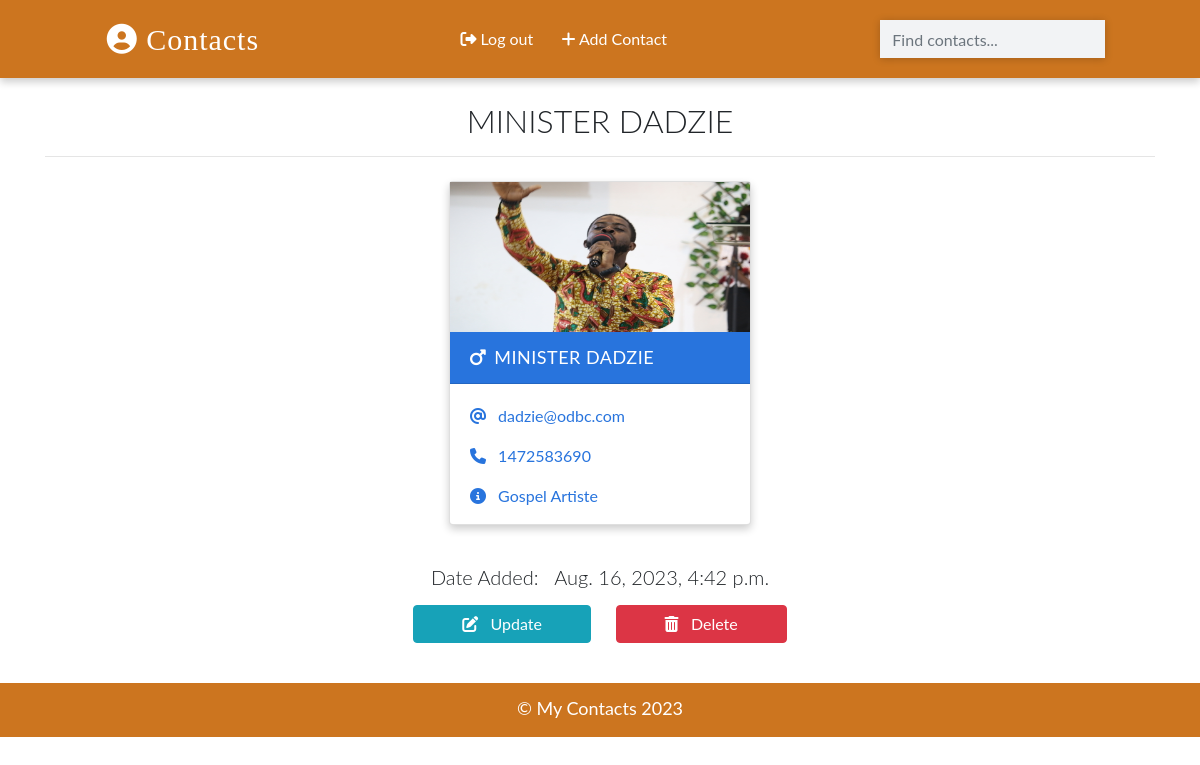
Page /details/3 (signed in) on the committed database.
### app/models.py (models this page shows, shortened)
class Contact(models.Model):
    manager = models.ForeignKey(User, on_delete=models.CASCADE, default=None)
    name = models.CharField(max_length=50)
    email =  models.EmailField(max_length=254)
    phone = models.IntegerField()
    info = models.CharField(max_length=50)
    image = models.ImageField(upload_to='images/', blank=True)
    gender = models.CharField(max_length=50, choices=(
        ('male', 'Male'),
        ('female', 'Female'),
        ('other', 'Other'),
    ))
    date = models.DateTimeField(default=datetime.now)
    class Meta:
        ordering = ['-id']

### app/views.py (the view)
# urls.py: path('details/<int:pk>', views.ContactDetailView.as_view(), name='detail'),
class ContactDetailView(LoginRequiredMixin ,DetailView):
    template_name = 'detail.html'
    model = Contact
    context_object_name = 'contact'

### templates/detail.html (shortened to what this page needs)
{% extends 'base.html' %}
{% load static %}
{% block content %}
{% if contact.manager == request.user %}
<div class="container">
  <h2 class="heading font-weight-light text-center">{{contact.name}}</h2>
  <hr />
</div>
<div class="container main-part">
  {% if  contact%}
      <div class="card my-2 boy-card {% if 'detail' in request.path %}w-30 mx-auto {% endif %} ">
        <img src="
        {% if contact.image %}
          {{contact.image.url}}
        {% else %}
          {% if contact.gender == 'male' %}
            {% static './images/boy.png' %}
          {% else %}
            {% static './images/girl.png' %}
          {% endif %}
        {% endif %}
        " class="img-fluid" />
        <div class="card-header">
          <a href="#" class="text-white header-link"
            ><i class="fas fa-mars mr-2"></i>{{contact.name}}</a
          >
        </div>
        <div class="card-body pb-0">
          <p>
            <i class="fas fa-at mr-2"></i>
            <a href="mailto:{{contact.email}}">{{contact.email}}</a>
          </p>
          <p>
            <i class="fas fa-phone mr-2"></i>
            <a href="tel:{{contact.phone}}">{{contact.phone}}</a>
          </p>
          <p><i class="fas fa-info-circle mr-2"></i> {{contact.info}}</p>
        </div>
      </div>
      <div class="container mt-3">
        <h5 class="text-center my-3 font-weight-light">Date Added: &nbsp; {{contact.date}}</h5>
      <P class="text-center text-white">
        <a class="btn btn-info px-5" href="{% url 'update' contact.id %}">
          <i class="fas fa-edit"></i> &nbsp; Update
        </a>
        <a class="btn btn-danger px-5" href="{% url 'delete' contact.id %}">
          <i class="fas fa-trash-alt"></i> &nbsp; Delete
        </a>
      </p>
    </div>
    </div>
  {% endif %}
{% else %}
<div class="container">
  <h2 class="heading font-weight-light text-center">You don't have access to this page!</h2>
</div>
{% endif %}
{% endblock content %}

### static/css/main.css (style rules this page uses)
:root { --back: #cc751f !important; --girl: #e64298; --boy: #2874dd; }
body { font-family: Lato, sans-serif; }
.card { box-shadow: 0 4px 8px 0 rgba(0, 0, 0, 0.2); transition: 0.3s; min-width: 250px; box-sizing: border-box; }
img { width: 300px !important; height: 150px !important; }
.card-header { font-size: 18px; letter-spacing: 0.5px; text-transform: uppercase; }
.boy-card .card-header { background-color: var(--boy); }
.boy-card .card-body, .boy-card .card-body p a { color: var(--boy); }
.card-body p { cursor: pointer; }
.main-part { display: flex; flex-wrap: wrap; justify-content: space-evenly; }

### rows in the picture
Contact: name "MINISTER DADZIE", image (picture), email "dadzie@odbc.com", phone "1472583690", info "Gospel Artiste", date "Aug. 16, 2023, 4:42 p.m."
